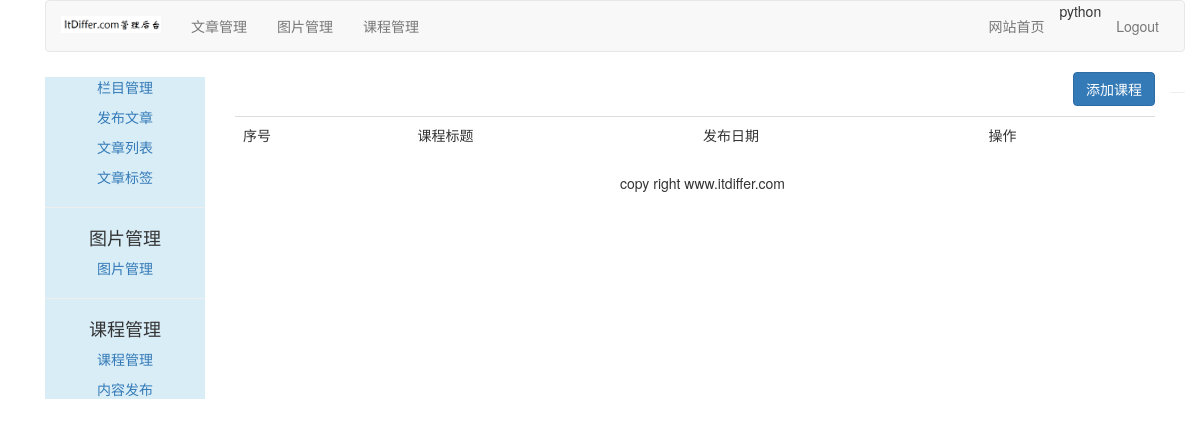
The page /course/manage-course/ (signed in) on the database as committed earlier.
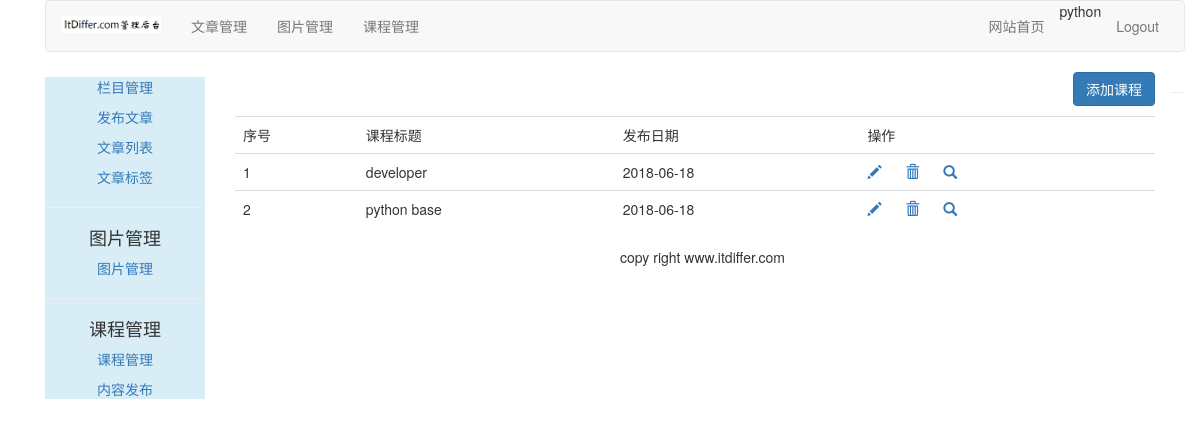
The same page on the database as committed later.
### course/models.py (models this page shows, shortened)
class Course(models.Model):
    user = models.ForeignKey(User, on_delete=models.CASCADE, related_name='courses_user')
    title = models.CharField(max_length=200)
    slug = models.SlugField(max_length=200, unique=True)
    overview = models.TextField()
    created = models.DateTimeField(auto_now_add=True)
    student = models.ManyToManyField(User, related_name="courses_joined", blank=True)
    class Meta:
        ordering = ('-created',)

### course/views.py (the view)
# urls.py: path('manage-course/', ManageCourseListView.as_view(), name="manage_course"),
class ManageCourseListView(UserCourseMixin, ListView):    #③
    context_object_name = "courses"
    template_name = 'course/manage/manage_course_list.html'

### course/views.py (called while the page is built)
    def get_queryset(self):
        qs = super(UserMixin, self).get_queryset()
        return qs.filter(user=self.request.user)

### templates/course/manage/manage_course_list.html (shortened to what this page needs)
{% extends "article/base.html" %}
{% load staticfiles %}
{% block content %}
<div>
    <div class='text-right'><a href="{% url 'course:create_course' %}"><button type="button" class="btn btn-primary">添加课程</button></a></div>
    <table class="table table-hover" style="margin-top:10px">
    	<tr>
    		<td>序号</td>
            <td>课程标题</td>
            <td>发布日期</td>
    		<td>操作</td>
    	</tr>
    	{% for course in courses %}
    	<tr id={{ forloop.counter }}>
    		<td>{{ forloop.counter }}</td>
    		<td>{{ course.title }}</a></td>
    		<td>{{ course.created|date:"Y-m-d" }}</td>
    		<td>
    		    <a name="edit" href="javascript:"><span class="glyphicon glyphicon-pencil"></span></a>
                <a class="delete" nane="delete" href="{% url 'course:delete_course' course.id %}" ><span class="glyphicon glyphicon-trash" style="margin-left:20px;"></span></a>
                <a href="{% url 'course:list_lessons' course.id %}"><span class="glyphicon glyphicon-search" style="margin-left:20px;"></span></a>
    		</td>
    	</tr>
    	{% endfor %}
    </table>
</div>
{% endblock %}

Rows that differ between the two databases and show on the page:
added Course: title "developer", created "2018-06-18"
added Course: title "python base", created "2018-06-18"
